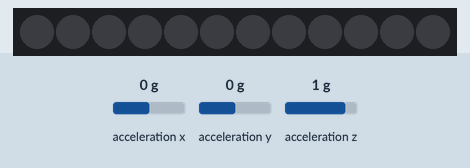
This sketch was run on a simulated Arduino Uno, built with avr-gcc and run on an emulated ATmega328P. Parts: 12 RGB LEDs in strip order, left to right. Inputs (shaded band) come from the test bench; at power-on: acceleration x 0 g, acceleration y 0 g, acceleration z 1 g. Dim RGB values are drawn brighter than linear.

Above: at 1.2 s.
1.3 s: acceleration x set to -1.4 g
At 2.5 s:
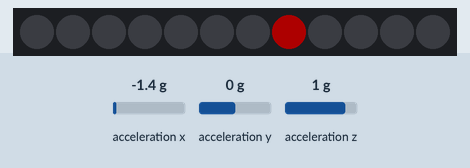
2.8 s: acceleration x set to -0.4 g
At 3.6 s:
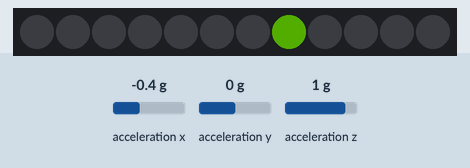
4.3 s: acceleration x set to -0.6 g
At 4.8 s:
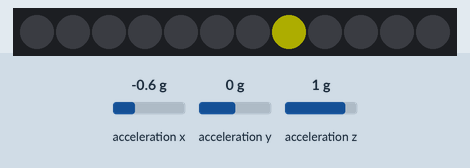
5.8 s: acceleration y set to -1.4 g
At 7.0 s:
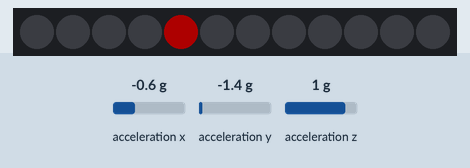
7.3 s: acceleration y set to 0 g
At 8.3 s:
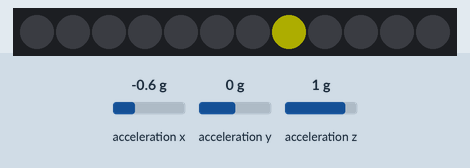
8.8 s: acceleration x set to 0 g
At 9.3 s:
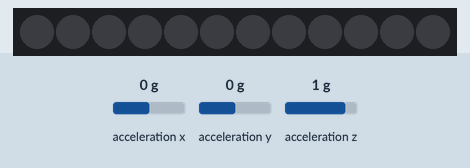
Timing chart, 0 to 11.3 s (numbered marks = the images above; inputs shaded):
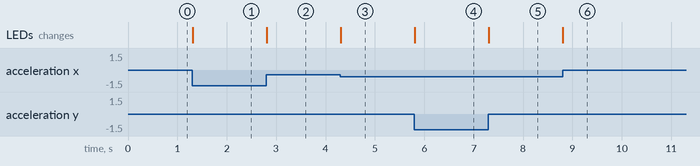

The sketch:

ADXL345_test_w_12LED_NEW.ino
```cpp
/*  This program continuously polls output data
 *  from the ADXL, and lights 1 of 12 LEDs based on the data.
 *  Once new (and different) x, y values arrive from
 *  the ADXL, the program exits the polling loop,
 *  computes the new magnitude and direction (in rads),
 *  and lights the appropriate LED. LED activation
 *  thresholds can be set within the polling loop.
 */

#include <SparkFun_ADXL345.h>       // SparkFun ADXL345 Library
#include <math.h>                   // Arduino math library
#include <Adafruit_NeoPixel.h>      // Adafruit NeoPixel library

// Global variables
int x,y,z;
int LED_on, LED_off;
int mag;
float angle;

ADXL345 adxl = ADXL345(10);         // SET TO SPI COMMUNICATION MODE, ADXL345(CS_PIN);

#define LED_PIN    6
#define LED_COUNT 12

// Declare NeoPixel strip object:
Adafruit_NeoPixel strip(LED_COUNT, LED_PIN, NEO_GRB + NEO_KHZ800);
// Argument 1 = Number of pixels in NeoPixel strip
// Argument 2 = Arduino pin number (most are valid)
// Argument 3 = Pixel type flags, add together as needed:
//   NEO_KHZ800  800 KHz bitstream (most NeoPixel products w/WS2812 LEDs)

void setup() {

  //Serial.begin(9600);               // Start the serial terminal, set baud rate

  adxl.powerOn();                   // Power on the ADXL345

  adxl.setRangeSetting(2);          // Give the range settings
                                    // Accepted values are 2g, 4g, 8g or 16g
                                    // Higher Values = Wider Measurement Range
                                    // Lower Values = Greater Sensitivity

  adxl.setRate(100);                // Set ADXL data output rate (Hz)

  adxl.setSpiBit(0);                // Configure the device to be in 4 wire SPI mode when set to '0' or 3 wire SPI mode when set to 1
                                    // Default: Set to 0
                                    // SPI pins on the ATMega328: 11, 12 and 13 as reference in SPI Library

  strip.begin();                    // INITIALIZE NeoPixel strip object (REQUIRED)
  strip.show();                     // Turn OFF all pixels ASAP
  strip.setBrightness(50);          // Set BRIGHTNESS to about 1/5 (max = 255)

  adxl.readAccel(&x, &y, &z);       // Read the accelerometer values and store them in variables declared above x,y,z

}

void loop() {

  int foo_x = x, foo_y = y; // Store old x, y values

//-----------------------------Angle, Mag Computation-------------------------------

  angle = atan2((double) y, (double) x);    // Determines direction (rads): 0-> 180 and 0-> -180
  mag = sqrt(sq((long) x)+sq((long) y));  // Determines magnitude

  // Print values x, y, angle, and mag (for testing purposes)
  Serial.print("x: ");
  Serial.print(x);          // Display x value
  Serial.print("; y: ");
  Serial.println(y);        // Display y value
  Serial.print("Angle:");
  Serial.println(angle, 4); // Display direction (in radians)
  Serial.print("Mag:");
  Serial.println(mag);      // Display magnitude

//-----------------------------Choose which LED to light-------------------------------
  if (angle <= -1.57) {        // If angle is between -90 - -180
    if (angle <= -2.62) {      // -181 - -150
      LED_on = 6;
    }
    else if (angle <= -2.09) { // -149 - -120
      LED_on = 5;
    }
    else  {                    // -121 - -90
      LED_on = 4;
    }
  }

  else if (angle < 0)  {       // If angle is between 0 - -90
    if (angle <= -1.05) {      // -89 - -60
      LED_on = 3;
    }
    else if (angle <= -0.52) { // -59 - -30
      LED_on = 2;
    }
    else  {                    // -29 - 0
      LED_on = 1;
    }
  }

  else if (angle <= 1.57) {    // If angle is between 0-90
    if ( angle <= 0.52) {      // 0-30
      LED_on = 0;
    }
    else if (angle <= 1.05) {  // 31-60
      LED_on = 11;
    }
    else  {                    // 61-90
      LED_on = 10;
    }
  }

  else if (angle <= 3.142) {  // If angle is between 91-180
    if (angle <= 2.09) {      // 91-120
      LED_on = 9;
    }
    else if (angle <= 2.62) { // 121-150
      LED_on = 8;
    }
    else  {                   // 151-180
      LED_on = 7;
    }
  }

//-----------------------------Choose color to light-------------------------------
  if (mag<100) {  //
    strip.setPixelColor(LED_off, 0, 0, 0);       // Turn off old LED
    strip.show();
    strip.setPixelColor(LED_on, 0, 255, 0);      //  Set new LED to Green
    strip.show();
  }
  else if (mag<130) {   //
    strip.setPixelColor(LED_off, 0, 0, 0);       // Turn off old LED
    strip.show();
    strip.setPixelColor(LED_on, 124, 252, 0);    //  Set new LED to Green-yellow
    strip.show();
  }
  else if (mag<160) {   //
    strip.setPixelColor(LED_off, 0, 0, 0);       // Turn off old LED
    strip.show();
    strip.setPixelColor(LED_on, 255, 255, 0);    //  Set new LED to Yellow
    strip.show();
  }
  else if (mag<190) {   //
    strip.setPixelColor(LED_off, 0, 0, 0);       // Turn off old LED
    strip.show();
    strip.setPixelColor(LED_on, 225, 100, 0);    //  Set new LED to Yellow-Orange
    strip.show();
  }
  else if (mag<220) {   //
    strip.setPixelColor(LED_off, 0, 0, 0);       // Turn off old LED
    strip.show();
    strip.setPixelColor(LED_on, 255, 50, 0);     //  Set new LED to Orange
    strip.show();
  }
  else {   //
    strip.setPixelColor(LED_off, 0, 0, 0);       // Turn off old LED
    strip.show();
    strip.setPixelColor(LED_on, 255, 0, 0);      //  Set new LED to Red
    strip.show();
  }

  LED_off = LED_on; //Store old LED value

  while (foo_x == x && foo_y == y) {  // Polling loop (sits here waiting for new and different values)
    adxl.readAccel(&x, &y, &z);

    while (abs(x)<10 && abs(y)<10) {  // Set LED activation threshold
    adxl.readAccel(&x, &y, &z);
    strip.setPixelColor(LED_off, 0, 0, 0);
    strip.show();
    }
  }

}
```

Measured:
- after the input at 1.3 s, the LEDs: change at once (image 1)
- after the input at 2.8 s, the LEDs: change at once (image 2)
- after the input at 4.3 s, the LEDs: change at once (image 3)
- after the input at 5.8 s, the LEDs: change at once (image 4)
- after the input at 7.3 s, the LEDs: change at once (image 5)
- after the input at 8.8 s, the LEDs: change at once (image 6)
